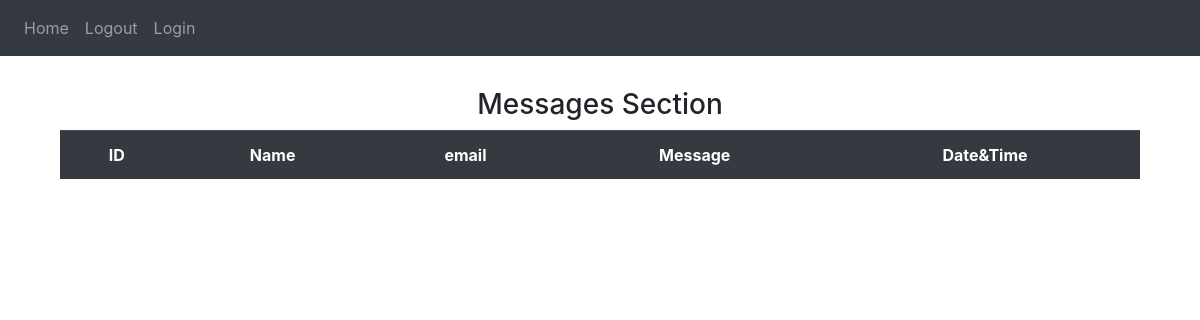
The app's page /messages (signed in), older data.
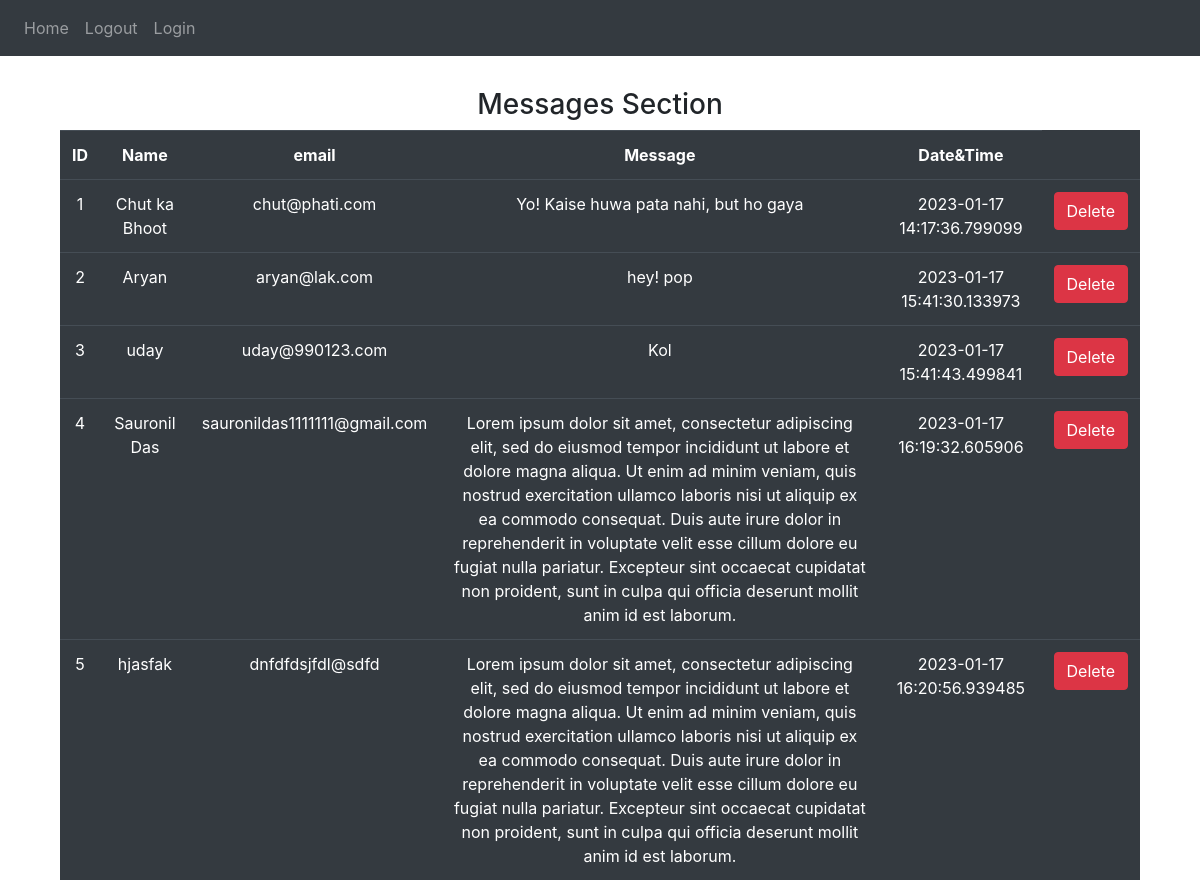
The same page, newer data.
### my_portfolio/models.py (models this page shows, shortened)
class Users(db.Model):
    id=db.Column(db.Integer, primary_key=True)
    name = db.Column(db.String(30), nullable=False)
    email = db.Column(db.String(120), nullable=False)
    message =db.Column(db.String(200), nullable=False)
    date_added=db.Column(db.DateTime, default=datetime.utcnow)

### my_portfolio/__init__.py (the view)
@app.route('/messages')
@login_required
def messages():
    message_data=Users.query.all()
    return render_template('messages.html', messages=message_data)

### my_portfolio/__init__.py (called while the page is built)
@login_manager.user_loader
def load_user(user_id):
    return SuperUser.query.get(int(user_id))

### my_portfolio/templates/messages.html (shortened to what this page needs)
{% extends 'base.html' %}
{% block content %}
<div class="container">
    <div class="well text-center">
        <div class="jumbotron-fluid p-3"> </div>
        <h2 class="h3"> Messages Section </h2>
        <table class="table table-hover table-dark">
            <tr>
                <th>ID</th>
                <th>Name</th>
                <th>email</th>
                <th>Message</th>
                <th>Date&Time</th>
            </tr>
            {% for row in messages %}
            <tr>
                <td>{{row.id}}</td>
                <td>{{row.name}}</td>
                <td>{{row.email}}</td>
                <td>{{row.message}}</td>
                <td>{{row.date_added}}</td>
                <td>
                    <a href="/delete/{{row.id}}" class="btn btn-danger btn-xs" onclick="return confirm('Do You Want to Delete?')">Delete</a>
                </td>
            </tr>
            {% endfor %}
        </table>
    </div>
</div>
{% endblock %}

### my_portfolio/templates/base.html (shortened to what this page needs)
<!DOCTYPE html>
<html>
  <head>
    <link
      rel="stylesheet"
      href="https://stackpath.bootstrapcdn.com/bootstrap/4.4.1/css/bootstrap.min.css"
    />
    <link
      rel="stylesheet"
      href="https://stackpath.bootstrapcdn.com/font-awesome/4.7.0/css/font-awesome.min.css"
    />
  </head>
  <body>
    <nav class="navbar navbar-expand-lg navbar-dark bg-dark">
      <div class="collapse navbar-collapse" id="navbar">
        <div class="navbar-nav">
          <a class="nav-item nav-link" id="home" href="/index">Home</a>
          <a class="nav-item nav-link" id="logout" href="{{url_for('logout')}}">Logout</a>
          <a class="nav-item nav-link" id="login" href="login">Login</a>
        </div>
      </div>
    </nav>
    <div class="container">{% block content %}{% endblock %}
  </body>
</html>

Row changes from the older to the newer data that the page shows:
added Users: id "1", name "Chut ka Bhoot", email "chut@phati.com", message "Yo! Kaise huwa pata nahi, but ho gaya", date_added "2023-01-17 14:17:36.799099"
added Users: id "2", name "Aryan", email "aryan@lak.com", message "hey! pop", date_added "2023-01-17 15:41:30.133973"
added Users: id "3", name "uday", email "uday@990123.com", message "Kol", date_added "2023-01-17 15:41:43.499841"
added Users: id "4", name "Sauronil Das", email "sauronildas1111111@gmail.com", message "Lorem ipsum dolor sit amet, consectetur adipiscing elit, sed do eiusmod tempor incididunt ut labore et dolore magna aliqua. Ut enim ad minim veniam, quis nostrud exercitation ullamco laboris nisi ut aliquip ex ea commodo consequat. Duis aute irure dolor in reprehenderit in voluptate velit esse cillum dolore eu fugiat nulla pariatur. Excepteur sint occaecat cupidatat non proident, sunt in culpa qui officia deserunt mollit anim id est laborum.", date_added "2023-01-17 16:19:32.605906"
added Users: id "5", name "hjasfak", email "dnfdfdsjfdl@sdfd", message "Lorem ipsum dolor sit amet, consectetur adipiscing elit, sed do eiusmod tempor incididunt ut labore et dolore magna aliqua. Ut enim ad minim veniam, quis nostrud exercitation ullamco laboris nisi ut aliquip ex ea commodo consequat. Duis aute irure dolor in reprehenderit in voluptate velit esse cillum dolore eu fugiat nulla pariatur. Excepteur sint occaecat cupidatat non proident, sunt in culpa qui officia deserunt mollit anim id est laborum.", date_added "2023-01-17 16:20:56.939485"
